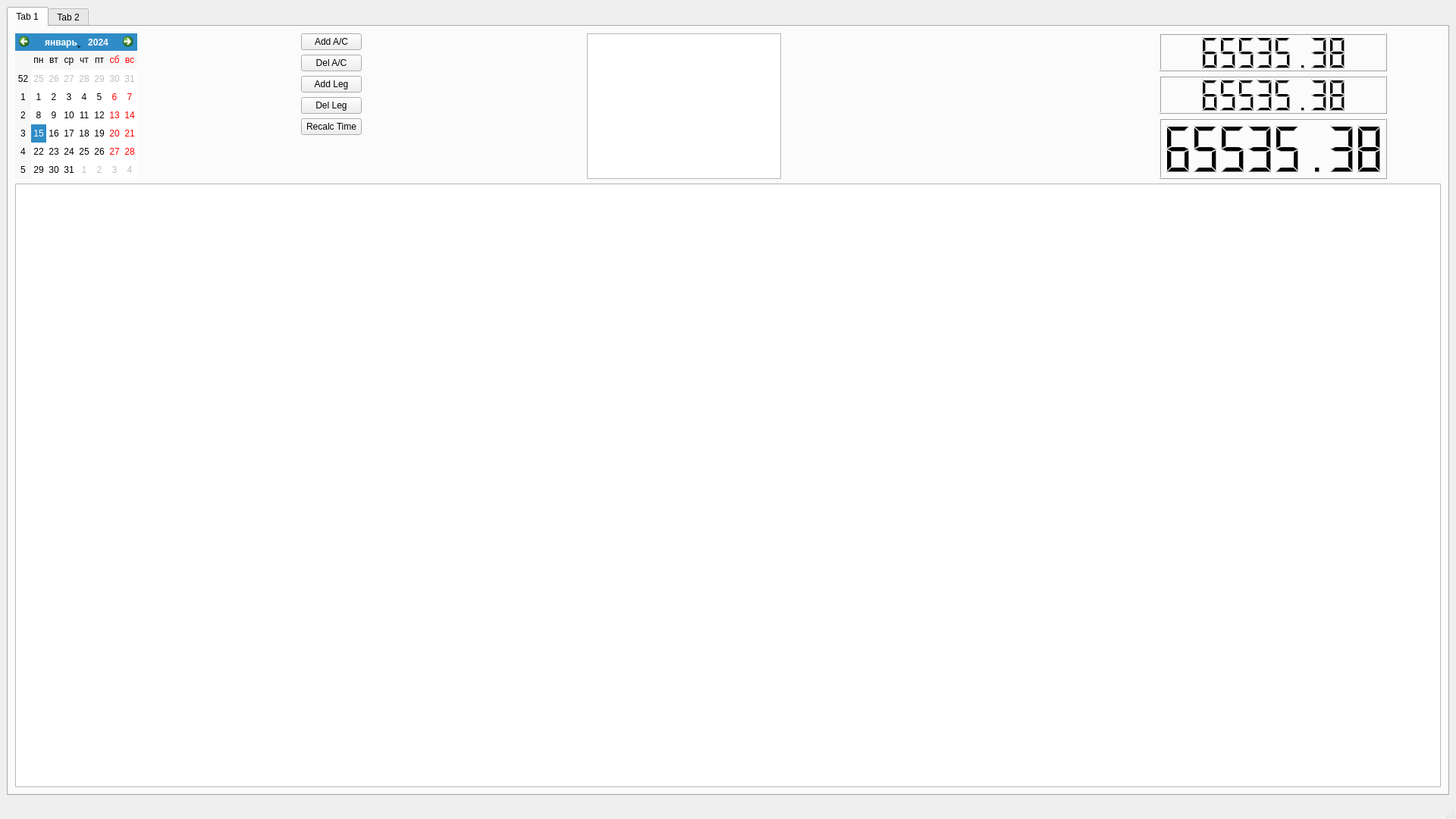
<?xml version="1.0" encoding="UTF-8"?>
<ui version="4.0">
 <class>MainWindow</class>
 <widget class="QMainWindow" name="MainWindow">
  <property name="geometry">
   <rect>
    <x>0</x>
    <y>0</y>
    <width>1920</width>
    <height>1080</height>
   </rect>
  </property>
  <property name="windowTitle">
   <string>MainWindow</string>
  </property>
  <widget class="QWidget" name="centralwidget">
   <property name="toolTip">
    <string notr="true"/>
   </property>
   <property name="statusTip">
    <string notr="true"/>
   </property>
   <property name="whatsThis">
    <string notr="true"/>
   </property>
   <property name="accessibleName">
    <string notr="true"/>
   </property>
   <layout class="QGridLayout" name="gridLayout_3">
    <item row="0" column="0">
     <widget class="QTabWidget" name="Tab1">
      <property name="toolTip">
       <string notr="true"/>
      </property>
      <property name="statusTip">
       <string notr="true"/>
      </property>
      <property name="whatsThis">
       <string notr="true"/>
      </property>
      <property name="accessibleName">
       <string notr="true"/>
      </property>
      <property name="accessibleDescription">
       <string notr="true"/>
      </property>
      <property name="locale">
       <locale language="Russian" country="Russia"/>
      </property>
      <property name="currentIndex">
       <number>0</number>
      </property>
      <widget class="QWidget" name="tab">
       <attribute name="title">
        <string notr="true">Tab 1</string>
       </attribute>
       <layout class="QGridLayout" name="gridLayout" columnstretch="0,0,0,0,0">
        <item row="0" column="2" rowspan="6" alignment="Qt::AlignLeft">
         <widget class="QTableView" name="tableViewAcft">
          <property name="toolTip">
           <string notr="true"/>
          </property>
          <property name="statusTip">
           <string notr="true"/>
          </property>
          <property name="whatsThis">
           <string notr="true"/>
          </property>
          <property name="accessibleDescription">
           <string notr="true"/>
          </property>
         </widget>
        </item>
        <item row="0" column="1" alignment="Qt::AlignLeft">
         <widget class="QPushButton" name="ButtonAddAC">
          <property name="text">
           <string>Add A/C</string>
          </property>
         </widget>
        </item>
        <item row="2" column="1" alignment="Qt::AlignLeft">
         <widget class="QPushButton" name="ButtonAddLeg">
          <property name="toolTip">
           <string notr="true"/>
          </property>
          <property name="statusTip">
           <string notr="true"/>
          </property>
          <property name="whatsThis">
           <string notr="true"/>
          </property>
          <property name="accessibleName">
           <string notr="true"/>
          </property>
          <property name="accessibleDescription">
           <string notr="true"/>
          </property>
          <property name="text">
           <string notr="true">Add Leg</string>
          </property>
         </widget>
        </item>
        <item row="1" column="1" alignment="Qt::AlignLeft">
         <widget class="QPushButton" name="pushButtonDelAC">
          <property name="toolTip">
           <string notr="true"/>
          </property>
          <property name="statusTip">
           <string notr="true"/>
          </property>
          <property name="whatsThis">
           <string notr="true"/>
          </property>
          <property name="accessibleName">
           <string notr="true"/>
          </property>
          <property name="accessibleDescription">
           <string notr="true"/>
          </property>
          <property name="text">
           <string notr="true">Del A/C</string>
          </property>
         </widget>
        </item>
        <item row="0" column="4" rowspan="2" alignment="Qt::AlignLeft">
         <widget class="QLCDNumber" name="lcdNumber_3">
          <property name="minimumSize">
           <size>
            <width>300</width>
            <height>0</height>
           </size>
          </property>
          <property name="toolTip">
           <string notr="true"/>
          </property>
          <property name="statusTip">
           <string notr="true"/>
          </property>
          <property name="whatsThis">
           <string notr="true"/>
          </property>
          <property name="accessibleName">
           <string notr="true"/>
          </property>
          <property name="accessibleDescription">
           <string notr="true"/>
          </property>
          <property name="digitCount">
           <number>8</number>
          </property>
          <property name="value" stdset="0">
           <double>65535.379999999997381</double>
          </property>
         </widget>
        </item>
        <item row="0" column="0" rowspan="6" alignment="Qt::AlignLeft">
         <widget class="QCalendarWidget" name="calendarWidget"/>
        </item>
        <item row="6" column="0" colspan="5">
         <widget class="QTableView" name="tableLog">
          <property name="toolTip">
           <string notr="true"/>
          </property>
          <property name="statusTip">
           <string notr="true"/>
          </property>
          <property name="whatsThis">
           <string notr="true"/>
          </property>
          <property name="accessibleName">
           <string notr="true"/>
          </property>
          <property name="accessibleDescription">
           <string notr="true"/>
          </property>
         </widget>
        </item>
        <item row="2" column="4" rowspan="2" alignment="Qt::AlignLeft">
         <widget class="QLCDNumber" name="lcdNumber_4">
          <property name="minimumSize">
           <size>
            <width>300</width>
            <height>0</height>
           </size>
          </property>
          <property name="toolTip">
           <string notr="true"/>
          </property>
          <property name="statusTip">
           <string notr="true"/>
          </property>
          <property name="whatsThis">
           <string notr="true"/>
          </property>
          <property name="accessibleName">
           <string notr="true"/>
          </property>
          <property name="accessibleDescription">
           <string notr="true"/>
          </property>
          <property name="digitCount">
           <number>8</number>
          </property>
          <property name="value" stdset="0">
           <double>65535.379999999997381</double>
          </property>
         </widget>
        </item>
        <item row="3" column="1" alignment="Qt::AlignLeft">
         <widget class="QPushButton" name="pushButtonDelLeg">
          <property name="text">
           <string notr="true">Del Leg</string>
          </property>
         </widget>
        </item>
        <item row="4" column="1" alignment="Qt::AlignLeft">
         <widget class="QPushButton" name="buttonRecalc">
          <property name="toolTip">
           <string notr="true"/>
          </property>
          <property name="statusTip">
           <string notr="true"/>
          </property>
          <property name="whatsThis">
           <string notr="true"/>
          </property>
          <property name="accessibleName">
           <string notr="true"/>
          </property>
          <property name="accessibleDescription">
           <string notr="true"/>
          </property>
          <property name="text">
           <string notr="true">Recalc Time</string>
          </property>
         </widget>
        </item>
        <item row="4" column="4" rowspan="2" alignment="Qt::AlignLeft">
         <widget class="QLCDNumber" name="lcdNumber">
          <property name="minimumSize">
           <size>
            <width>300</width>
            <height>0</height>
           </size>
          </property>
          <property name="toolTip">
           <string notr="true"/>
          </property>
          <property name="statusTip">
           <string notr="true"/>
          </property>
          <property name="whatsThis">
           <string notr="true"/>
          </property>
          <property name="accessibleName">
           <string notr="true"/>
          </property>
          <property name="accessibleDescription">
           <string notr="true"/>
          </property>
          <property name="digitCount">
           <number>8</number>
          </property>
          <property name="value" stdset="0">
           <double>65535.379999999997381</double>
          </property>
         </widget>
        </item>
       </layout>
      </widget>
      <widget class="QWidget" name="tab_2">
       <attribute name="title">
        <string>Tab 2</string>
       </attribute>
      </widget>
     </widget>
    </item>
   </layout>
  </widget>
  <widget class="QMenuBar" name="menubar">
   <property name="geometry">
    <rect>
     <x>0</x>
     <y>0</y>
     <width>1920</width>
     <height>30</height>
    </rect>
   </property>
  </widget>
  <widget class="QStatusBar" name="statusbar"/>
 </widget>
 <resources/>
 <connections/>
</ui>
